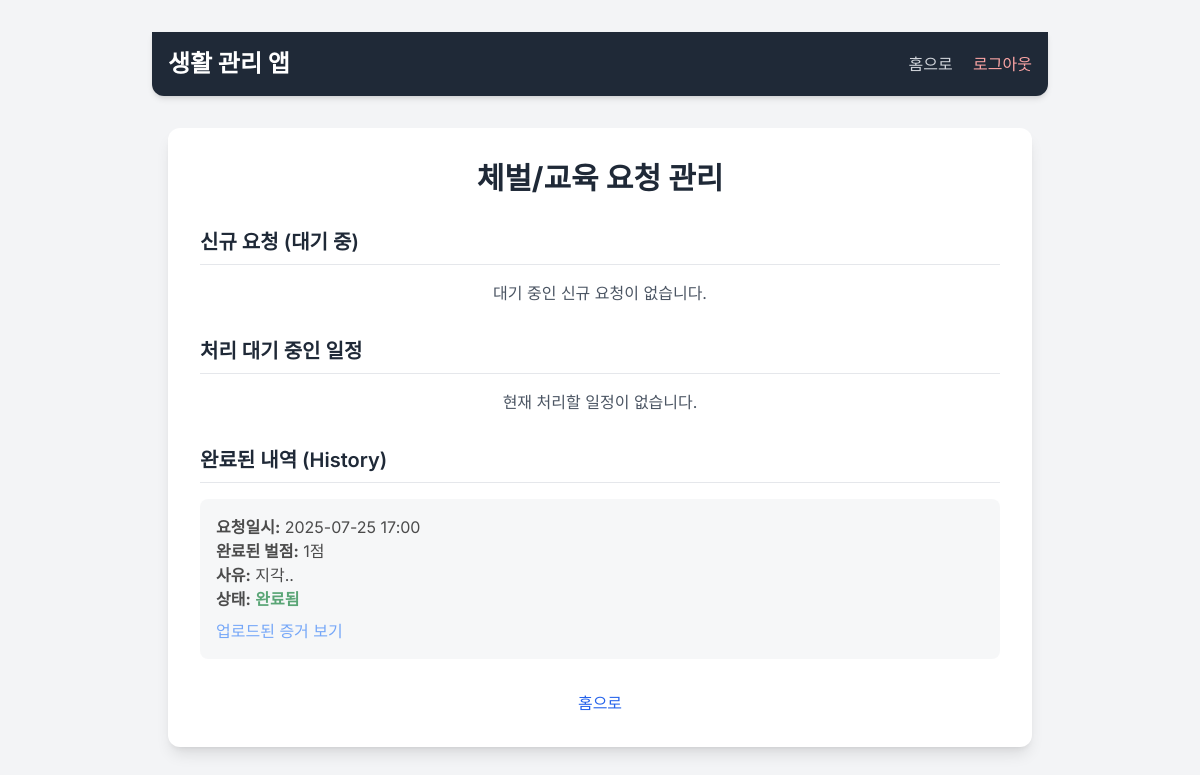
Screenshot of /admin_punishment_requests (signed in) with the database file from the repository.
### app.py (models this page shows, shortened)
class PunishmentSchedule(db.Model):
    id = db.Column(db.Integer, primary_key=True)
    user_id = db.Column(db.Integer, db.ForeignKey('user.id'), nullable=False)
    requested_datetime = db.Column(db.DateTime, nullable=False)
    reason = db.Column(db.Text, nullable=False)
    requested_tool = db.Column(db.String(50), nullable=True)
    status = db.Column(db.String(20), default='pending', nullable=False)
    admin_notes = db.Column(db.Text, nullable=True)
    approved_datetime = db.Column(db.DateTime, nullable=True)
    timestamp = db.Column(db.DateTime, default=datetime.now, nullable=False)
    evidence_filenames = db.Column(db.Text, nullable=True, default='[]')
    evidence_uploaded = db.Column(db.Boolean, nullable=False, default=False)
    points_to_resolve = db.Column(db.Integer, nullable=False, default=0)
    user = db.relationship('User', backref=db.backref('punishment_schedules', lazy=True))

### app.py (the view)
@app.route('/admin_punishment_requests')
def admin_punishment_requests():
    if 'user_id' not in session or session.get('role') != 'owner': return flash("권한이 없습니다.", 'error'), redirect(url_for('login'))
    pending = PunishmentSchedule.query.filter_by(status='pending').order_by(db.desc(PunishmentSchedule.requested_datetime)).all()
    active = PunishmentSchedule.query.filter(PunishmentSchedule.status.notin_(['completed', 'pending'])).order_by(db.desc(PunishmentSchedule.requested_datetime)).all()
    completed = PunishmentSchedule.query.filter_by(status='completed').order_by(db.desc(PunishmentSchedule.requested_datetime)).all()
    return render_template('admin_punishment_requests.html', pending_requests=pending, active_schedules=active, completed_schedules=completed)

### templates/admin_punishment_requests.html (shortened to what this page needs)
{% extends "base.html" %}
{% block content %}
<div class="bg-white p-8 rounded-xl shadow-lg w-full max-w-4xl mx-auto">
    <h2 class="text-3xl font-bold text-center text-gray-800 mb-8">체벌/교육 요청 관리</h2>
    <div class="mb-8">
        <h3 class="text-xl font-semibold text-gray-800 mb-4 border-b pb-2">신규 요청 (대기 중)</h3>
        {% if pending_requests %}
            <ul class="space-y-4">
                {% for req in pending_requests %}
                    <li class="bg-yellow-50 p-4 rounded-lg shadow-sm border border-yellow-200">
                        <p><strong>요청일시:</strong> {{ req.requested_datetime.strftime('%Y-%m-%d %H:%M') }}</p>
                        <p class="text-red-600 font-bold"><strong>요청 벌점:</strong> {{ req.points_to_resolve }}점</p>
                        <p><strong>사유:</strong> {{ req.reason }}</p>
                        {% if req.requested_tool %}<p><strong>희망 도구:</strong> {{ req.requested_tool }}</p>{% endif %}
                        <div class="mt-3 flex space-x-2">
                            <form action="{{ url_for('approve_punishment', schedule_id=req.id) }}" method="post">
                                <button type="submit" class="px-4 py-2 bg-green-500 text-white rounded-lg hover:bg-green-600">승인</button>
                            </form>
                            <form action="{{ url_for('reject_punishment', schedule_id=req.id) }}" method="post">
                                <button type="submit" class="px-4 py-2 bg-red-500 text-white rounded-lg hover:bg-red-600">거절</button>
                            </form>
                        </div>
                    </li>
                {% endfor %}
            </ul>
        {% else %}
            <p class="text-center text-gray-600">대기 중인 신규 요청이 없습니다.</p>
        {% endif %}
    </div>
    <div class="mb-8">
        <h3 class="text-xl font-semibold text-gray-800 mb-4 border-b pb-2">처리 대기 중인 일정</h3>
        {% if active_schedules %}
            <ul class="space-y-4">
                {% for schedule in active_schedules %}
                    <li class="bg-blue-50 p-4 rounded-lg shadow-sm border border-blue-200">
                        <p><strong>요청일시:</strong> {{ schedule.requested_datetime.strftime('%Y-%m-%d %H:%M') }}</p>
                        <p class="text-red-600 font-bold"><strong>차감될 벌점:</strong> {{ schedule.points_to_resolve }}점</p>
                        <p><strong>사유:</strong> {{ schedule.reason }}</p>
                        <p><strong>상태:</strong> {{ schedule.status }}</p>
                        <div class="mt-3 flex items-center space-x-2">
                            {% if schedule.status == 'evidence_uploaded' %}
                                <a href="{{ url_for('upload_punishment_evidence', schedule_id=schedule.id) }}" class="text-blue-500 hover:underline">증거 보기</a>
                                <form action="{{ url_for('complete_punishment', schedule_id=schedule.id) }}" method="post">
                                    <button type="submit" class="px-4 py-2 bg-indigo-600 text-white rounded-lg hover:bg-indigo-700">완료 및 벌점 차감</button>
                                </form>
                            {% elif schedule.status == 'approved' %}
                                <span class="px-3 py-1 bg-yellow-200 text-yellow-800 text-xs font-semibold rounded-full">증거 대기 중</span>
                            {% endif %}
                        </div>
                    </li>
                {% endfor %}
            </ul>
        {% else %}
            <p class="text-center text-gray-600">현재 처리할 일정이 없습니다.</p>
        {% endif %}
    </div>
    <div>
        <h3 class="text-xl font-semibold text-gray-800 mb-4 border-b pb-2">완료된 내역 (History)</h3>
        {% if completed_schedules %}
            <ul class="space-y-4">
                {% for schedule in completed_schedules %}
                    <li class="bg-gray-100 p-4 rounded-lg opacity-70">
                        <p><strong>요청일시:</strong> {{ schedule.requested_datetime.strftime('%Y-%m-%d %H:%M') }}</p>
                        <p><strong>완료된 벌점:</strong> {{ schedule.points_to_resolve }}점</p>
                        <p><strong>사유:</strong> {{ schedule.reason }}</p>
                        <p><strong>상태:</strong> <span class="font-bold text-green-700">완료됨</span></p>
                        {% if schedule.evidence_uploaded %}
                            <a href="{{ url_for('upload_punishment_evidence', schedule_id=schedule.id) }}" class="text-blue-500 hover:underline mt-2 inline-block">업로드된 증거 보기</a>
                        {% endif %}
                    </li>
                {% endfor %}
            </ul>
        {% else %}
            <p class="text-center text-gray-600">완료된 일정이 없습니다.</p>
        {% endif %}
    </div>
    <div class="mt-8 text-center">
        <a href="{{ url_for('home') }}" class="inline-block text-blue-600 hover:underline font-medium">홈으로</a>
    </div>
</div>
{% endblock %}

### templates/base.html (style rules this page uses)
body { font-family: 'Inter', sans-serif; }

### rows the page displays
PunishmentSchedule: requested_datetime "2025-07-25 17:00", points_to_resolve "1", reason "지각.."
